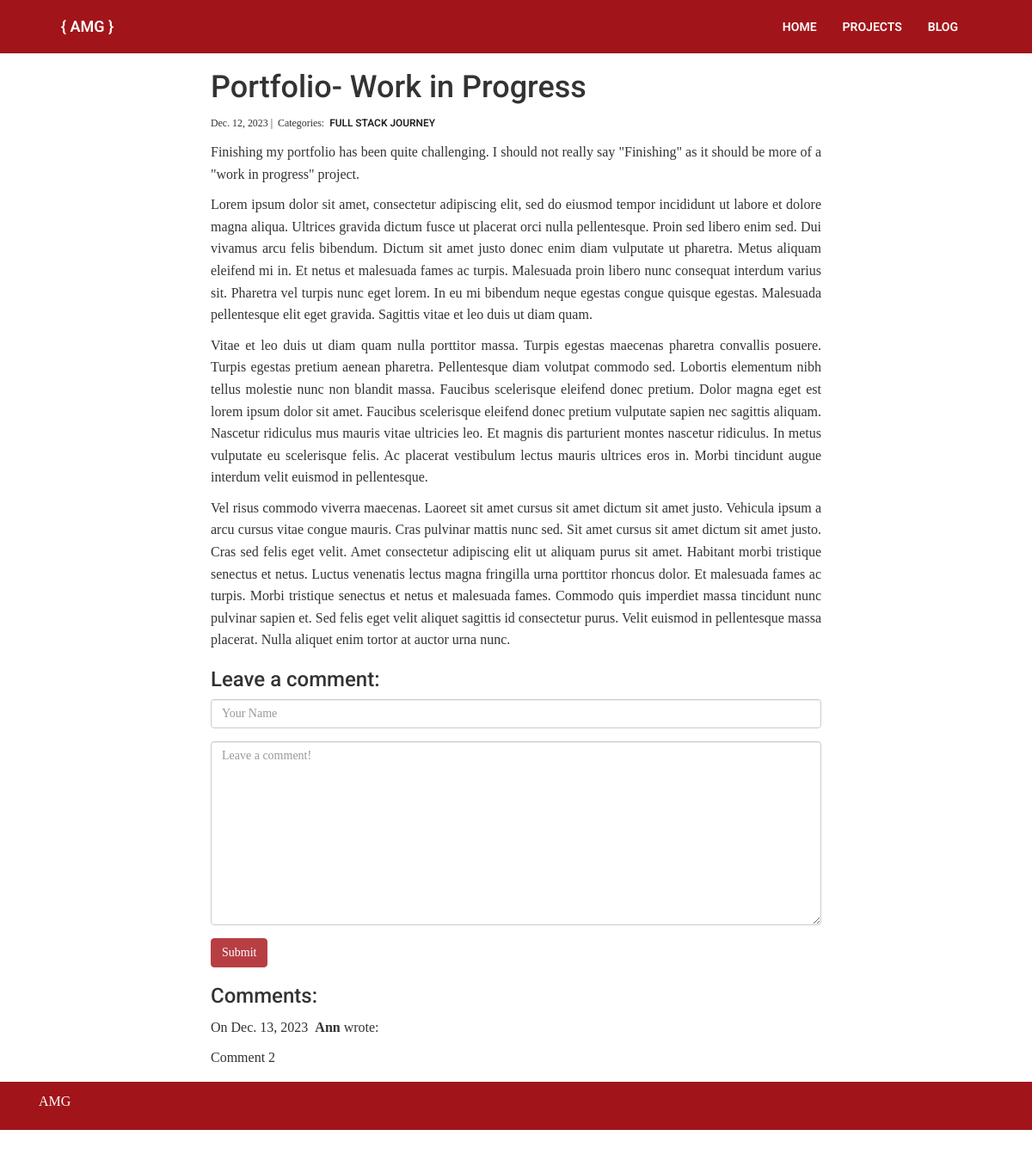
The app's page /blog/4/ with its own data.
### blog/models.py (models this page shows, shortened)
class Post(models.Model):
    title = models.CharField(max_length=255)
    body = models.TextField()
    created_on = models.DateTimeField(auto_now_add=True)
    last_modified = models.DateTimeField(auto_now=True)
    categories = models.ManyToManyField('Category', related_name='posts')

class Category(models.Model):
    name = models.CharField(max_length=20)

class Comment(models.Model):
    author = models.CharField(max_length=60)
    body = models.TextField()
    created_on = models.DateTimeField(auto_now_add=True)
    post = models.ForeignKey('Post', on_delete=models.CASCADE)

### blog/views.py (the view, shortened to what this page needs)
# urls.py: path("<int:pk>/", views.blog_detail, name="blog_detail"),
def blog_detail(request, pk):
    post = Post.objects.get(pk=pk)
    comments = Comment.objects.filter(post=post)
    form = CommentForm()
    context = {"post": post, "comments": comments, "form": form}
    return render(request, "blog_detail.html", context)

### blog/forms.py
class CommentForm(forms.Form):
    author = forms.CharField(
        max_length=60,
        widget=forms.TextInput(attrs={
            "class": "form-control",
            "placeholder": "Your Name"
        })
    )
    body = forms.CharField(widget=forms.Textarea(
        attrs={
            "class": "form-control",
            "placeholder": "Leave a comment!"
        })
    )

### blog/templates/blog_detail.html (shortened to what this page needs)
{% extends "base.html" %}
{% block page_content %}
<div class="container">
    <div class="blog">
<div class="col-md-8 offset-md-2">
    <h1>{{ post.title }}</h1>
    <small>
        {{ post.created_on.date }} |&nbsp;
        Categories:&nbsp;
        {% for category in post.categories.all %}
        <a href="{% url 'blog_category' category.name %}">
            {{ category.name }}
        </a>&nbsp;
        {% endfor %}
    </small>
    <p>{{ post.body | linebreaks }}</p>
    <h3>Leave a comment:</h3>
    <form action="/blog/{{ post.pk }}/" method="post">
        <div class="form-group">
            {{ form.author }}
        </div>
        <div class="form-group">
            {{ form.body }}
        </div>
        <button type="submit" class="btn btn-primary">Submit</button>
    </form>
    <h3>Comments:</h3>
    {% for comment in comments %}
    <p>
        On {{comment.created_on.date }}&nbsp;
        <b>{{ comment.author }}</b> wrote:
    </p>
    <p>{{ comment.body }}</p>
    {% endfor %}
</div>
</div>
</div>
{% endblock %}

### projects/static/css/styles.css (style rules this page uses)
a, a:focus, a:hover { color: #222; text-transform: uppercase; font-weight: 600; font-family: 'Roboto', 'Avenir' , Arial, Helvetica, sans-serif; }
p { line-height: 1.6; font-size: medium; text-align: justify; }
.btn-primary { background-color: #b73f43; border-color: #b73f43; }
h1,h2,h3, h4,h5,h6 { font-family: 'Roboto', 'Avenir' , Arial, Helvetica, sans-serif; }
html, body { font-family: Palatino, "Palatino Linotype", "Book Antiqua", "Hoefler Text", Georgia, "Lucida Bright", Cambria, Times, "Times New Roman", serif; line-height: 1.6; min-height: 100vh; position: relative; padding-bottom: 30px; }
.blog { padding-bottom: 50px; margin-bottom: 50px; }

### records on screen
Post: title "Portfolio- Work in Progress", created_on "Dec. 12, 2023", body "Finishing my portfolio has been quite challenging. I should not really say \"Finishing\" as it should be more of a \"work in progress\" project. Lorem ipsum dolor sit amet, consectetur adipiscing elit, sed do eiusmod tempor incididunt ut labore et dolore magna aliqua. Ultrices gravida dictum fusce ut placerat orci nulla pellentesque. Proin sed libero enim sed. Dui vivamus arcu felis bibendum. Dictum sit amet justo donec enim diam vulputate ut pharetra. Metus aliquam eleifend mi in. Et netus et malesuada fames ac turpis. Malesuada proin libero nunc consequat interdum varius sit. Pharetra vel turpis nunc eget lorem. In eu mi bibendum neque egestas congue quisque egestas. Malesuada pellentesque…"
Category: name "FULL STACK JOURNEY"
Comment: created_on "Dec. 13, 2023", author "Ann", body "Comment 2"
